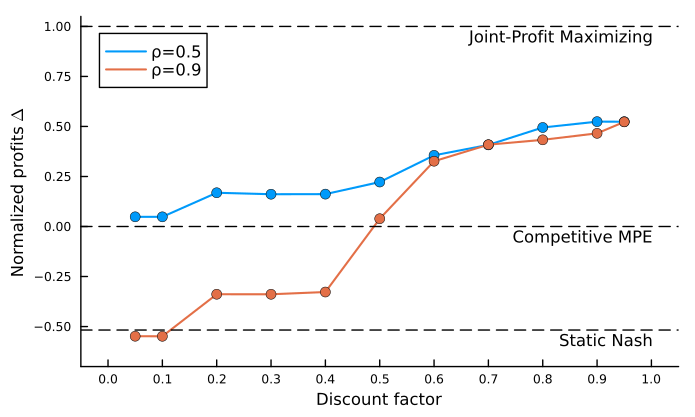

Julia code for this plot:
#######################################################################
## FIGURE 4: Normalized profits as a function of the discount factor ##
#######################################################################

# set working directory
root_dir = ".../code_IJIO/";
code_dir = joinpath(root_dir, "code");
figure_table_dir = joinpath(root_dir, "figures_tables");
data_dir = joinpath(root_dir, "data_simulation");

cd(figure_table_dir);

# load packages
using Pkg
required_packages = ["Random", "Plots", "StatsPlots", "Statistics", "DelimitedFiles","LinearAlgebra", "NaNStatistics","Serialization", "Printf","JLD2","Revise","Measures","LaTeXStrings"]
for pkg in required_packages
    try
        @eval using $(Symbol(pkg))
    catch
        println("Installing missing package: $pkg")
        Pkg.add(pkg)
        @eval using $(Symbol(pkg))
    end
end

Revise.revise()
include(joinpath(code_dir, "init_stochastic.jl"));

include("compute_profit_normalized.jl");

π_bar_comp = 0.059; 
π_bar_monop = 0.5 * (game.profit_monopoly[1]/2) + 0.5 * (game.profit_monopoly[2]/2);

# i. Bernoulli
@load joinpath(data_dir, "outcomes_stochastic_discount_bernoulli.jld2") game Q_matrix profits actions cost t_final bf;
Δ_bernoulli, Δ_random = compute_profit_normalized(game, profits, π_bar_comp, π_bar_monop);
Δ_bernoulli = reshape(Δ_bernoulli, game.S, game.dim_delta);
Δ_bernoulli_mean = mean(Δ_bernoulli,dims=1);


# ii. Markov
@load joinpath(data_dir, "outcomes_stochastic_discount_markov.jld2") game Q_matrix profits actions cost t_final bf;
Δ_markov, Δ_random = compute_profit_normalized(game, profits, π_bar_comp, π_bar_monop);
Δ_markov_mean = mean(Δ_markov,dims=1);
Δ_markov_mean = reshape(Δ_markov_mean, 1, game.dim_delta);

# Plot
default_blue = palette(:auto)[1];
default_red = palette(:auto)[2];

Delta_static_nash = (mean(game.profit_nash./2) -π_bar_comp)./(π_bar_monop.-π_bar_comp); 
# The static Nash outcome is defined as a situation in which both algorithms set their prices at one increment above the marginal cost. 
# The competitive MPE and joint-profit maximizing benchmark are defined as in Section 4.

plot(vec(game.delta), vec(Δ_bernoulli_mean), linestyle=:solid, linewidth=1.5, color=default_blue, label="ρ=0.5")
scatter!(vec(game.delta), vec(Δ_bernoulli_mean),label="",markersize=4,color=default_blue,xlabel="Discount factor", ylabel= "Normalized profits " * L"\Delta")
plot!(vec(game.delta), vec(Δ_markov_mean), linestyle=:solid, linewidth=1.5, color=default_red, label="ρ=0.9", size=(500,300),xlabelfontsize=8,ylabelfontsize=8, xtickfontsize=6,ytickfontsize=6, legend=(0.12, 0.9))
scatter!(vec(game.delta), vec(Δ_markov_mean),label="",ylim=(-0.7,1.05),xlim=(-0.05,1.05),markersize=4,color=default_red,xlabel="Discount factor", ylabel= "Normalized profits " * L"\Delta",xticks=collect(0:0.1:1),yticks=collect(-1:0.25:1))
hline!([Delta_static_nash],label="",linestyle=:dash, linewidth=1, color=:black,grid=false)
hline!([0],label="",linestyle=:dash, linewidth=1, color=:black)
hline!([1],label="",linestyle=:dash, linewidth=1, color=:black)
annotate!(1, 0-.05, text("Competitive MPE", :black, 8, halign=:right))
annotate!(1, Delta_static_nash-0.05, text("Static Nash", :black, 8, halign=:right))
annotate!(1, 1-.05, text("Joint-Profit Maximizing", :black, 8, halign=:right))
savefig("figure_4.pdf")
